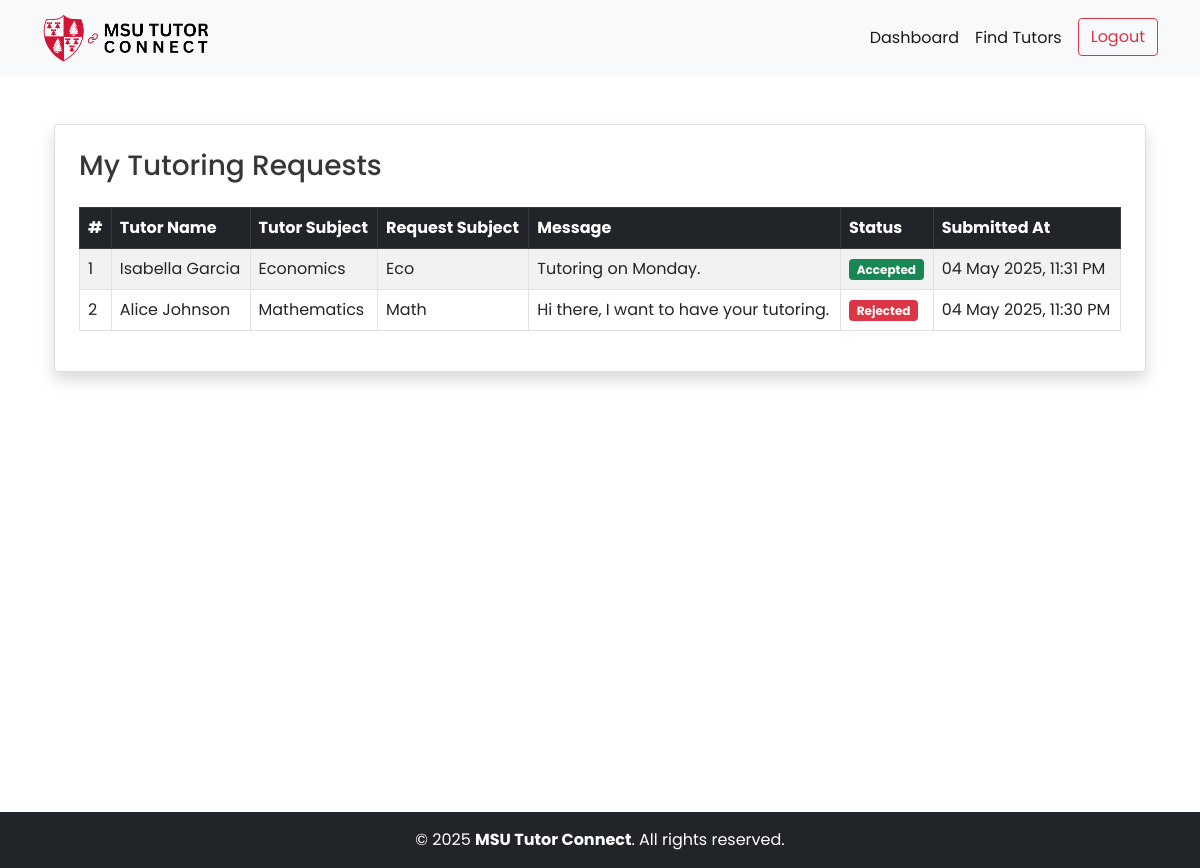
Page /view_requests.php (signed in) on the committed database.
### tables this page shows
CREATE TABLE `tutoring_requests` (
  `request_id` int NOT NULL,
  `student_id` int DEFAULT NULL,
  `tutor_id` int DEFAULT NULL,
  `subject` varchar(100) NOT NULL,
  `message` text NOT NULL,
  `status` enum('pending','accepted','rejected') NOT NULL DEFAULT 'pending',
  `submitted_at` datetime DEFAULT CURRENT_TIMESTAMP
);

CREATE TABLE `tutors` (
  `tutor_id` int NOT NULL,
  `name` varchar(100) NOT NULL,
  `subject` varchar(100) NOT NULL,
  `email` varchar(100) NOT NULL,
  `bio` text NOT NULL,
  `created_at` datetime DEFAULT CURRENT_TIMESTAMP,
  `image` varchar(255) DEFAULT NULL
);

### core/Controller.php (called while the page is built, shortened)
<?php
class Controller
{
    public function view($view, $data = [])
    {
        extract($data);
        require_once "./app/views/$view.phtml";
        require_once "./app/views/layout.phtml";
    }
}

### app/controllers/StudentController.php (called while the page is built, shortened)
<?php
class StudentController extends Controller
{
    public function viewRequests()
    {
        $studentModel = new StudentModel();
        $studentId = $_SESSION['user_id'];
        $requests = $studentModel->getRequestsByStudent($studentId);
        $this->view('student/view_requests', ['requests' => $requests]);
    }
}

### core/Database.php (called while the page is built, shortened)
<?php
class Database
{
    private static $instance = null;
    private function __construct()
    {
        try {
            $this->pdo = new PDO(
                "mysql:host=" . DB_HOST . ";dbname=" . DB_NAME,
                DB_USER,
                DB_PASS
            );
        } catch (PDOException $e) {
            die("Database connection failed: " . $e->getMessage());
        }
    }
    public static function getDB()
    {
        if (self::$instance === null) {
            self::$instance = new Database();
        }
        return self::$instance->pdo;
    }
}

### core/Model.php (called while the page is built, shortened)
<?php
class Model
{
    public function __construct()
    {
        $this->db = Database::getDB();
    }
}

### app/models/StudentModel.php (called while the page is built, shortened)
<?php
class StudentModel extends Model
{
    public function getRequestsByStudent($studentId)
    {
        $stmt = $this->db->prepare("
        SELECT r.request_id, t.name AS tutor_name, t.subject AS tutor_subject, r.subject, r.message, r.status, r.submitted_at
        FROM tutoring_requests r
        JOIN tutors t ON r.tutor_id = t.tutor_id
        WHERE r.student_id = ?
        ORDER BY r.submitted_at DESC
    ");
        $stmt->execute([$studentId]);
        return $stmt->fetchAll(PDO::FETCH_ASSOC);
    }
}

### app/views/student/view_requests.phtml (the view, shortened to what this page needs)
<div class="container mt-5">
    <div class="card shadow p-4">
        <h3 class="mb-4">My Tutoring Requests</h3>
        <?php if (empty($requests)): ?>
            <p class="text-muted">You have not submitted any tutoring requests yet.</p>
        <?php else: ?>
            <table class="table table-bordered table-striped">
                <thead class="table-dark">
                    <tr>
                        <th>#</th>
                        <th>Tutor Name</th>
                        <th>Tutor Subject</th>
                        <th>Request Subject</th>
                        <th>Message</th>
                        <th>Status</th>
                        <th>Submitted At</th>
                    </tr>
                </thead>
                <tbody>
                    <?php foreach ($requests as $i => $req): ?>
                        <tr>
                            <td><?= $i + 1 ?></td>
                            <td><?= htmlspecialchars($req['tutor_name']) ?></td>
                            <td><?= htmlspecialchars($req['tutor_subject']) ?></td>
                            <td><?= htmlspecialchars($req['subject']) ?></td>
                            <td><?= nl2br(htmlspecialchars($req['message'])) ?></td>
                            <td>
                                <span class="badge bg-<?=
                                    $req['status'] === 'pending' ? 'warning' :
                                    ($req['status'] === 'accepted' ? 'success' : 'danger') ?>">
                                    <?= ucfirst($req['status']) ?>
                                </span>
                            </td>
                            <td><?= date('d M Y, h:i A', strtotime($req['submitted_at'])) ?></td>
                        </tr>
                    <?php endforeach; ?>
                </tbody>
            </table>
        <?php endif; ?>
    </div>
</div>

### public/assets/css/style.css (style rules this page uses)
body { background-color: #FFFFFF; color: #373737; font-family: 'Poppins', Arial, Helvetica, sans-serif; }
table td,table th { vertical-align: middle; }

### rows in the picture
tutoring_requests: tutor.name "Isabella Garcia", tutor.subject "Economics", subject "Eco", message "Tutoring on Monday.", status "Accepted", submitted_at "04 May 2025, 11:31 PM"
tutoring_requests: tutor.name "Alice Johnson", tutor.subject "Mathematics", subject "Math", message "Hi there, I want to have your tutoring.", status "Rejected", submitted_at "04 May 2025, 11:30 PM"
